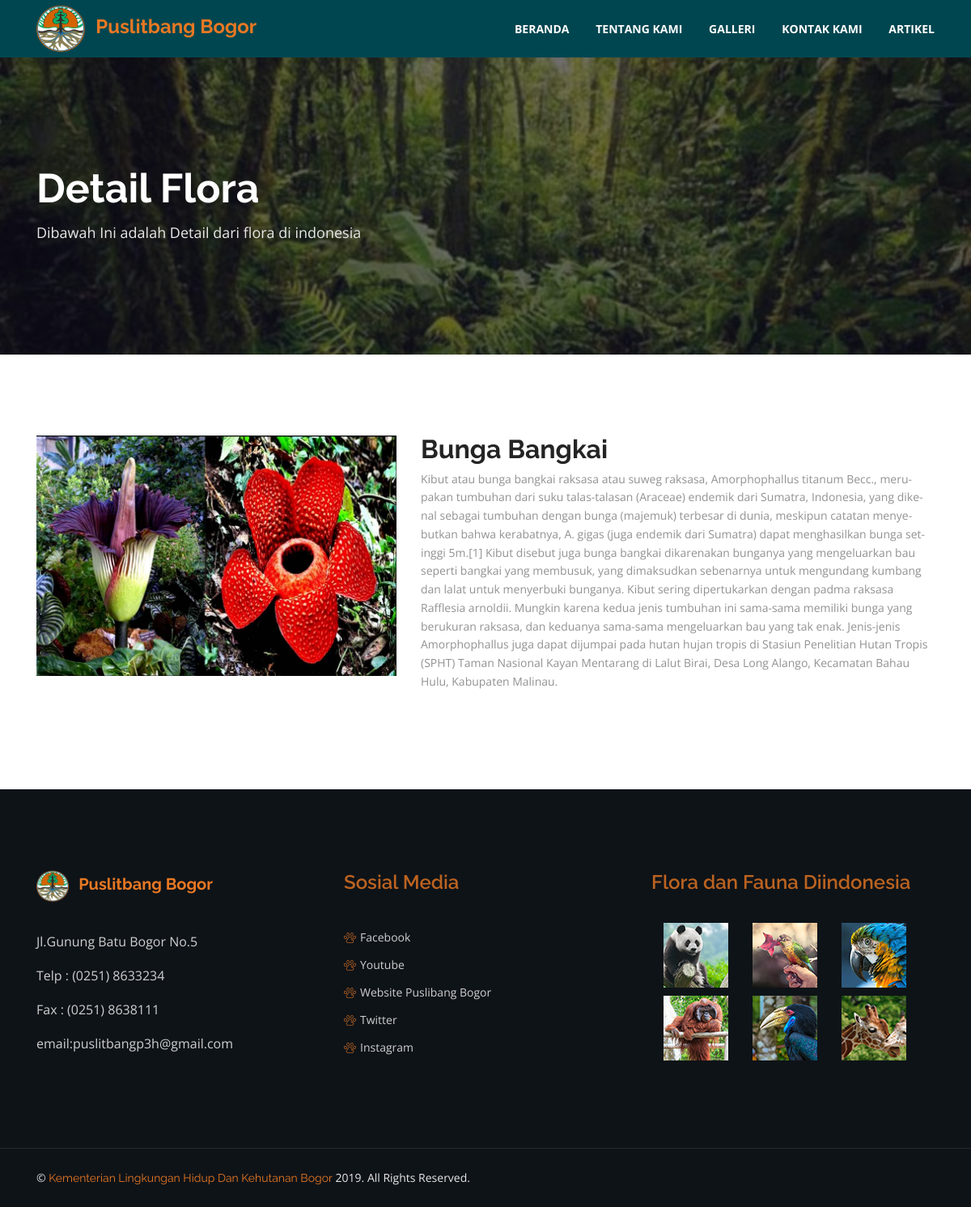
The page /home/detail_flora/87 on the database its author committed.
### tables this page shows
CREATE TABLE `flora` (
  `id` int(11) NOT NULL,
  `nama_tanaman` varchar(50) NOT NULL,
  `gambar` varchar(35) NOT NULL,
  `deskripsi` text NOT NULL
);

### application/controllers/Home.php (called while the page is built, shortened)
<?php
class Home extends CI_Controller {
	public function detail_flora($id)
	{
	    $where=array('id'=> $id);
	    $data['flora']=$this->M_kehutanan->edit_data($where,'flora')->row();
		$this->load->view('frontend/header');
		$this->load->view('detail_flora',$data);
		$this->load->view('frontend/footer');
	}
}

### index.php (called while the page is built, shortened)
<?php
require_once BASEPATH.'core/CodeIgniter.php';

### application/models/M_kehutanan.php (called while the page is built, shortened)
<?php
class M_kehutanan extends CI_Model {
	function edit_data($where,$table){
		return $this->db->get_where($table,$where);
	}
}

### application/views/detail_flora.php (the view, shortened to what this page needs)
<section class="breadcumb-area breadcrumb-bg" style="background-image: url('http://localhost/kehutanan/assets/img/flora.jpg');">
    <div class="container">
        <div class="row ">
            <div class="col-lg-12">
                <div class="breadcumb-inner">
                    <h2 class="title">Detail Flora </h2>
                    <ul class="page-list">
                        <li>Dibawah Ini adalah Detail dari flora di indonesia</li>
                    </ul>
                </div>
            </div>
        </div>
    </div>
</section>
<section class="destination-details-area">
    <div class="container">
        <div class="row">
            <div class="col-lg-5">
                <div class="destination-image">
                    <img src="<?php echo base_url().'/assets/img/upload/'.$flora->gambar; ?>" alt="destination images">
                </div>
            </div>
            <div class="col-lg-7">
                <div class="destination-details-content">
                    <h3><?= $flora->nama_tanaman ?></h3>
                    <p>
                        <?= $flora->deskripsi ?>
                    </p>
                </div>
            </div>
        </div>
        </div>
</section>

### assets/css/responsive.css (style rules this page uses)
@media only screen and (min-width: 992px) and (max-width: 1200px) { .destination-details-area .destination-details-content h3 { font-size: 32px; padding: 5px 0px; } }
@media only screen and (min-width: 992px) and (max-width: 1200px) { .destination-details-area .destination-details-content p { font-size: 14px; } }
@media only screen and (min-width: 992px) and (max-width: 1200px) { .destination-details-area .destination-details-content h3 { font-size: 32px; padding: 0px 0px; } }

### assets/css/mystyle.css (style rules this page uses)
.home-bg, .breadcrumb-bg { background-repeat: no-repeat; background-size: cover; }

### rows shown on the page
flora: gambar (picture), nama_tanaman "Bunga Bangkai", deskripsi "Kibut atau bunga bangkai raksasa atau suweg raksasa, Amorphophallus titanum Becc., merupakan tumbuhan dari suku talas-talasan (Araceae) endemik dari Sumatra, Indonesia, yang dikenal sebagai tumbuhan dengan bunga (majemuk) terbesar di dunia, meskipun catatan menyebutkan bahwa kerabatnya, A. gigas (juga endemik dari Sumatra) dapat menghasilkan bunga setinggi 5m.[1] Kibut disebut juga bunga bangkai dikarenakan bunganya yang mengeluarkan bau seperti bangkai yang membusuk, yang dimaksudkan sebenarnya untuk mengundang kumbang dan lalat untuk menyerbuki bunganya. Kibut sering dipertukarkan dengan padma raksasa Rafflesia arnoldii. Mungkin karena kedua jenis tumbuhan ini sama-sama memiliki bunga…"
